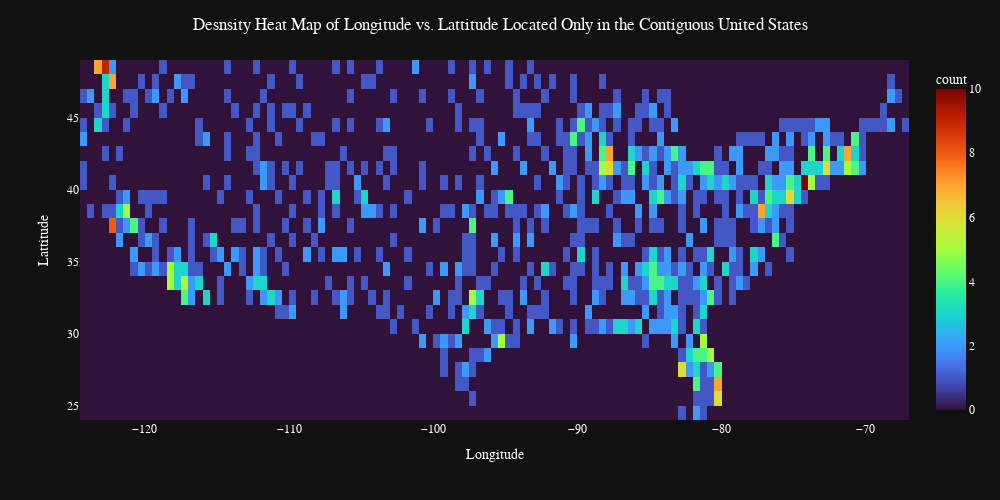

The cell this chart's notebook holds for it:
### Markdown cell above
**The airports data frame contains information on a large number of primarily American airports. These data include location information for these airports in the form of latitude and longitude coordinates. In this question we limit our focus to the Contiguous United States. Visualize and describe the distribution of the longitudes of airports in the Contiguous United States. What does this tell you about the geographical distribution of these airports?
Hint: I used a histogram, but I could imagine some other really nice ways to do this.
Hint: You will first need to limit your analysis to the Contiguous United States. This Wikipedia article can help, but you’re welcomed to use other resources as well. Make sure to cite whatever resource you use.**

### Code cell
DF_airport_Q6 = DF_airport.copy()

lat_min = 24.5
lat_max = 49.4
lon_min = -124.8
lon_max = -66.9

contiguous_airports = DF_airport_Q6[
    (DF_airport_Q6['lat'] > lat_min) & (DF_airport_Q6['lat'] < lat_max) &
    (DF_airport_Q6['lon'] > lon_min) & (DF_airport_Q6['lon'] < lon_max)
]


fig = px.density_heatmap(contiguous_airports, x = 'lon', y = 'lat', nbinsx = 125, nbinsy = 40, color_continuous_scale = 'Turbo')

fig.update_layout(
    title='Desnsity Heat Map of Longitude vs. Lattitude Located Only in the Contiguous United States</sup><br><br>',
    title_x=0.5,
    yaxis_title='Lattitude',
    xaxis_title='Longitude',
    width =1000,
    height = 500,
    showlegend=False, 
    template='plotly_dark',
    font={'family':"Balto, monospace",'size':12 ,'color':"White"},
)

fig.show()

### Figure 1 — Plotly figure (JSON) as saved in the notebook; plotly's stock layout.template omitted (floating-point values rounded to 4 significant figures; data arrays with more than 128 entries replaced by an {"elided": "..."} marker saying what was removed)
{"data": [{"coloraxis": "coloraxis", "hovertemplate": "lon=%{x}<br>lat=%{y}<br>count=%{z}<extra></extra>", "name": "", "nbinsx": 125, "nbinsy": 40, "type": "histogram2d", "x": {"elided": "1195 float values"}, "xaxis": "x", "xbingroup": "x", "y": {"elided": "1195 float values"}, "yaxis": "y", "ybingroup": "y"}], "layout": {"coloraxis": {"colorbar": {"title": {"text": "count"}}, "colorscale": [[0, "#30123b"], [0.07143, "#4145ab"], [0.1429, "#4675ed"], [0.2143, "#39a2fc"], [0.2857, "#1bcfd4"], [0.3571, "#24eca6"], [0.4286, "#61fc6c"], [0.5, "#a4fc3b"], [0.5714, "#d1e834"], [0.6429, "#f3c63a"], [0.7143, "#fe9b2d"], [0.7857, "#f36315"], [0.8571, "#d93806"], [0.9286, "#b11901"], [1, "#7a0402"]]}, "font": {"color": "White", "family": "Balto, monospace", "size": 12}, "height": 500, "legend": {"tracegroupgap": 0}, "margin": {"t": 60}, "showlegend": false, "title": {"text": "Desnsity Heat Map of Longitude vs. Lattitude Located Only in the Contiguous United States</sup><br><br>", "x": 0.5}, "width": 1000, "xaxis": {"anchor": "y", "domain": [0, 1], "title": {"text": "Longitude"}}, "yaxis": {"anchor": "x", "domain": [0, 1], "title": {"text": "Lattitude"}}}}
